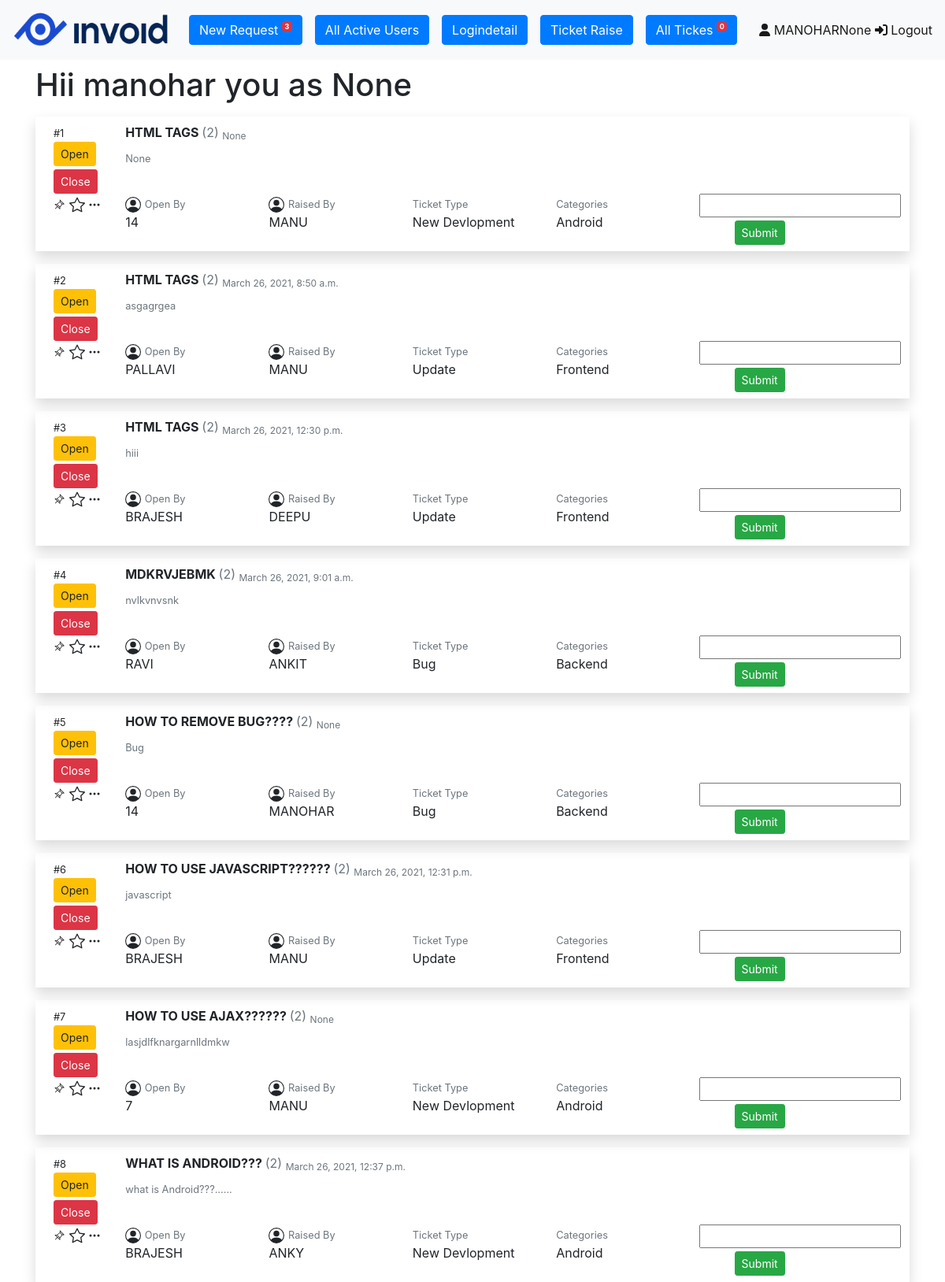
Page /index/ (signed in) on the committed database.
### User/models.py (models this page shows, shortened)
class User(models.Model):
    fname=models.CharField(max_length=50)
    lname =models.CharField(max_length=50,null=True)
    gen = models.CharField(max_length=7)
    email = models.EmailField(max_length=100,unique=True)
    pwd = models.CharField(max_length=10)
    utype = models.ForeignKey(UserType,on_delete=models.CASCADE)
    approvedby = models.IntegerField(null=True)
    approveldt = models.DateTimeField(null=True)

class Ticket(models.Model):
    user = models.ForeignKey(User,on_delete=models.CASCADE)
    status = models.CharField(max_length=100,null=True)
    category = models.ForeignKey(Category,on_delete=models.CASCADE)
    ticket_type =models.ForeignKey(Ticket_type,on_delete=models.CASCADE)
    question = models.CharField(max_length=250)
    desc =models.TextField(null=True)
    trd = models.DateTimeField(null=True)
    tod = models.DateTimeField(null=True)
    tcd = models.DateTimeField(null=True)

class Ticket_type(models.Model):
    tctype = models.CharField(max_length=70)
    def __str__(self):
        return f'{self.tctype}'

class Category(models.Model):
    category = models.CharField(max_length=50)
    def __str__(self):
        return f'{self.category}'

### User/views.py (the view)
# urls.py: path('index/',views.index),
def index(request):
    uid = request.session.get('uid', 'none')
    if uid == 'none':
        return redirect('/login/')
    un = request.session.get('un')
    ut = request.session.get('ut')
    uid = request.session.get('uid')
    newrequest = User.objects.filter(approvedby= None)
    tnr = len(newrequest)
    newtr = Ticket.objects.filter(status=None)
    ntr = len(newtr)
    opentc=Ticket.objects.filter(status__isnull=False)
    return render(request,'index.html',{'un':un,'tr':tnr,'ut':ut,'uid':uid,'ntr':ntr,'otc':opentc})

### User/templates/index.html (shortened to what this page needs)
{% extends 'base.html'%}
{%block content%}
<h1> Hii {{un}} you as {{ut}}</h1>
{% for t in otc%}
<div class="container">
	<div class="row p-2 shadow mt-3">
		<div class="col-md-12">
		<div class="row">
			<div class="col-md-1">
                <div class="row">
                    <div class="col-md-12">
                        <small>#{{t.id}}</small>
                    </div>
                </div>
                <div class="row">
                    <div class="col-md-12">
                        <button class="btn btn-warning btn-sm">Open </button>
                    </div>
                </div>
                <div class="row mt-1">
                    <div class="col-md-12">
                        <button class="btn btn-danger btn-sm">Close </button>
                    </div>
                </div>
			</div>
			<div class="col-md-11">
                <strong>{{t.question |upper}} </strong><label class="text text-muted"> (2)</label> <sub class="text text-muted">{{t.tod}}</sub><br/>
				<small class="text text-muted">{{t.desc}}</small>
			</div>
        </div>
            <div class="row">
                <div class="col-md-1">
                    <svg xmlns="http://www.w3.org/2000/svg" width="16" height="16" fill="currentColor" class="bi bi-three-dots" viewBox="0 0 16 16">
                        <path d="M3 9.5a1.5 1.5 0 1 1 0-3 1.5 1.5 0 0 1 0 3zm5 0a1.5 1.5 0 1 1 0-3 1.5 1.5 0 0 1 0 3zm5 0a1.5 1.5 0 1 1 0-3 1.5 1.5 0 0 1 0 3z"/>
                    </svg>
                </div>
                <div class="col-md-2">
                    <small class="text text-muted">Open By</small>
                    <p>{{t.status |upper}}</p>
                </div>
                <div class="col-md-2">
                    <small class="text text-muted">Raised By</small>
                    <p>{{t.user.fname|upper}}</p>
                </div>
                <div class="col-md-2">
                    <small class="text text-muted">Ticket Type</small>
                    <p>{{t.ticket_type}}</p>
                </div>
                <div class="col-md-2">
                    <small class="text text-muted">Categories</small>
                    <p>{{t.category}}</p>
                </div>
                <div class="col-md-2">
                    <input type="text" name="aot" required>
                    <center><button type="submit" class="btn btn-success btn-sm mt-1">Submit </button></center>
                </div>
            </div>
        </div>
    </div>
</div>
{% endfor %}
{%endblock%}

### User/templates/base.html (shortened to what this page needs)
<!DOCTYPE html>
{% load static %}
<html>
<head>
	<link rel="stylesheet" href="https://stackpath.bootstrapcdn.com/bootstrap/4.5.2/css/bootstrap.min.css">
</head>
<body>
<nav class="navbar navbar-expand-lg navbar-light bg-light">
    <a class="navbar-brand" href="/index/"><img src="{% static 'User/images/logo_dark_img.png' %}" width="200" height="50"></a>
    <div class="collapse navbar-collapse" id="navbarText">
        <ul class="navbar-nav mr-auto">
            <li class="nav-item active">
                <a class="nav-link" href="/viewallrequest/"><button type="button" class="btn btn-primary">New Request <sup><span class="badge bg-danger">{{ tr}}</span></sup></button></a>
            </li>
            <li class="nav-item">
                <a class="nav-link" href="/activeuser/"><button type="button" class="btn btn-primary">All Active Users</button></a>
            </li>
            <li class="nav-item">
                <a class="nav-link" href="/logindetail/"><button type="button" class="btn btn-primary">Logindetail</button></a>
            </li>
            <li class="nav-item">
                <a class="nav-link" href="/ticketraise/"><button type="button" class="btn btn-primary">Ticket Raise</button></a>
            </li>
            <li class="nav-item">
                <a class="nav-link" href="/showraiseticket/"><button type="button" class="btn btn-primary">All Tickes <sup><span class="badge bg-danger">{{ ntr}}</span></sup></button></a>
            </li>
        </ul>
        <span class="navbar-text">
            <div class="site-header__end">
                <a href="/profile/"><i class="fas fa-user"> </i> {{un |upper}}{{ut}}</a>
                <a href="/logout/"><i class="fas fa-sign-in-alt"> </i> Logout</a>
            </div>
        </span>
    </div>
</nav>
<div class="container mt-2">
    <div class="row">
        <div class="col-md-12">
            {%block content%}{%endblock%}
        </div>
    </div>
</div>
</body>
</html>

### rows in the picture
User: fname "MANOHAR", fname "manohar"
Ticket: id "1", question "HTML TAGS", tod "None", desc "None", status "14", user.fname "MANU", ticket_type "New Devlopment", category "Android"
Ticket: id "2", question "HTML TAGS", tod "March 26, 2021, 8:50 a.m.", desc "asgagrgea", status "PALLAVI", user.fname "MANU", ticket_type "Update", category "Frontend"
Ticket: id "3", question "HTML TAGS", tod "March 26, 2021, 12:30 p.m.", desc "hiii", status "BRAJESH", user.fname "DEEPU", ticket_type "Update", category "Frontend"
Ticket: id "4", question "MDKRVJEBMK", tod "March 26, 2021, 9:01 a.m.", desc "nvlkvnvsnk", status "RAVI", user.fname "ANKIT", ticket_type "Bug", category "Backend"
Ticket: id "5", question "HOW TO REMOVE BUG????", tod "None", desc "Bug", status "14", user.fname "MANOHAR", ticket_type "Bug", category "Backend"
Ticket: id "6", question "HOW TO USE JAVASCRIPT??????", tod "March 26, 2021, 12:31 p.m.", desc "javascript", status "BRAJESH", user.fname "MANU", ticket_type "Update", category "Frontend"
Ticket: id "7", question "HOW TO USE AJAX??????", tod "None", desc "lasjdlfknargarnlldmkw", status "7", user.fname "MANU", ticket_type "New Devlopment", category "Android"
Ticket: id "8", question "WHAT IS ANDROID???", tod "March 26, 2021, 12:37 p.m.", desc "what is Android???......", status "BRAJESH", user.fname "ANKY", ticket_type "New Devlopment", category "Android"

### other values in the picture
{{ tr }} "3"
{{ ntr }} "0"
{{ ut }} "None"
